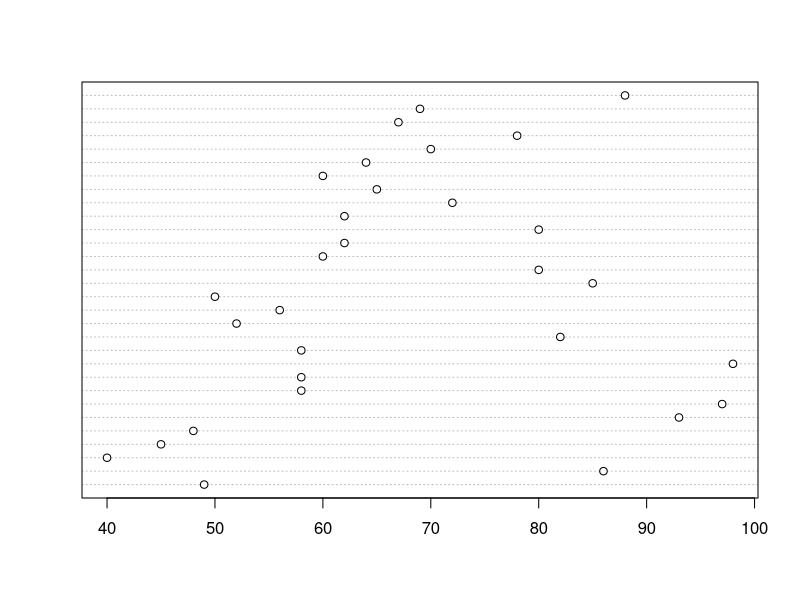
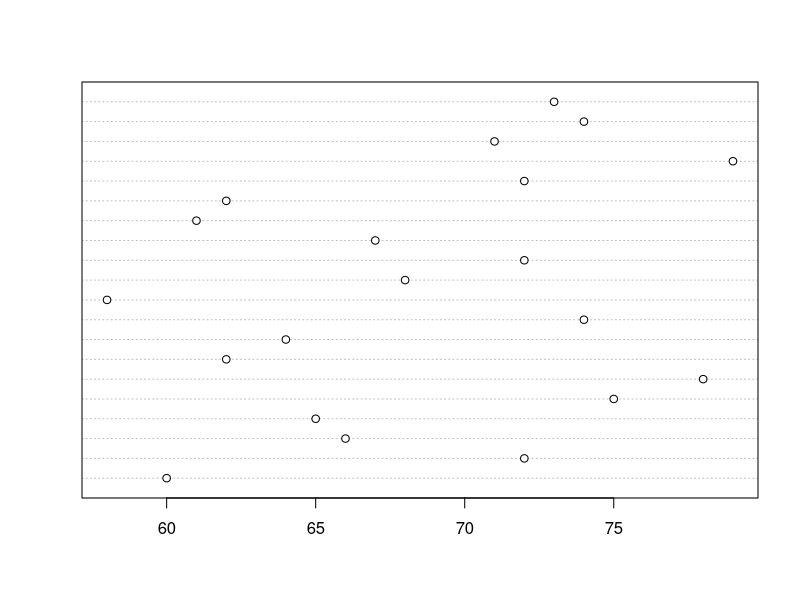
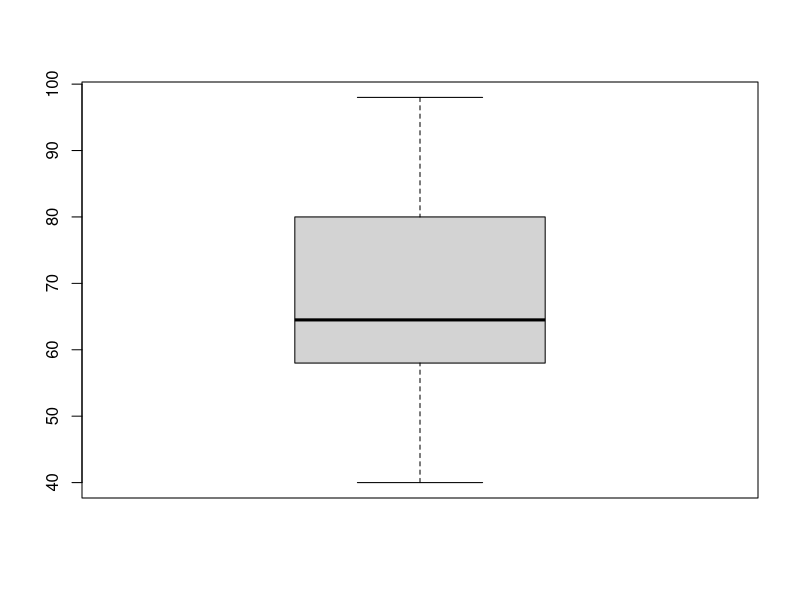
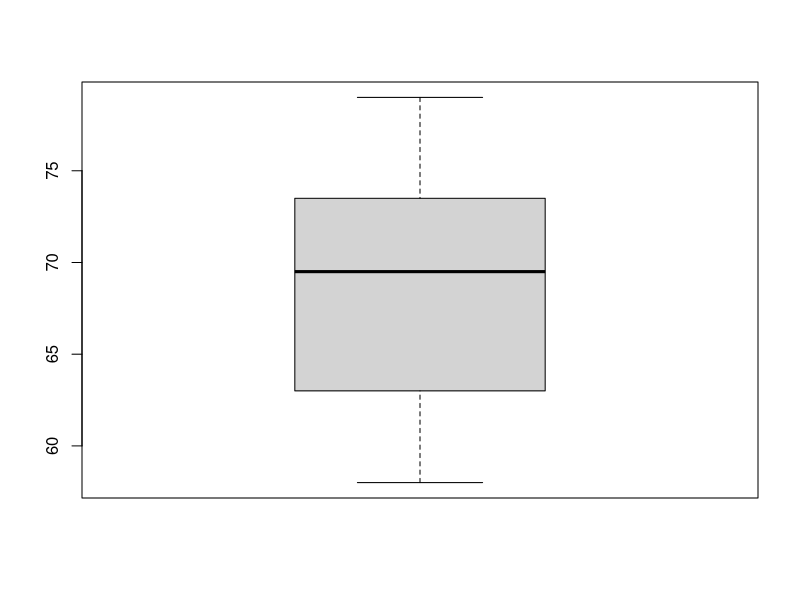

Write the R code that produced these figures, in order.
data_m <- c(49, 86, 40, 45, 48, 93, 97, 58, 58, 98, 58, 82, 52, 56, 50, 85, 80, 60, 62, 80, 62, 72, 65, 60, 64, 70, 78, 67, 69, 88)
data_w <- c(60, 72, 66, 65, 75, 78, 62, 64, 74, 58, 68, 72, 67, 61, 62, 72, 79, 71, 74, 73)

summary(data_m)
summary(data_w)
dotchart(data_m)
dotchart(data_w)
stem(data_m)
stem(data_w)
n_m <- length(data_m)
mean_m <- mean(data_m)
var_m <- var(data_m)
error <- qt(0.975, n_m-1)*sqrt(var_m)/sqrt(n_m)
upper <- mean_m+error;round(upper,3)
lower <- mean_m-error;round(lower,3)
boxplot(data_m)
n_w <- length(data_w)
mean_w <- mean(data_w)
var_w <- var(data_w)
error <- qt(0.975, n_w-1)*sqrt(var_w)/sqrt(n_w)
upper <- mean_w+error;round(upper,3)
lower <- mean_w-error;round(lower,3)
boxplot(data_w)
